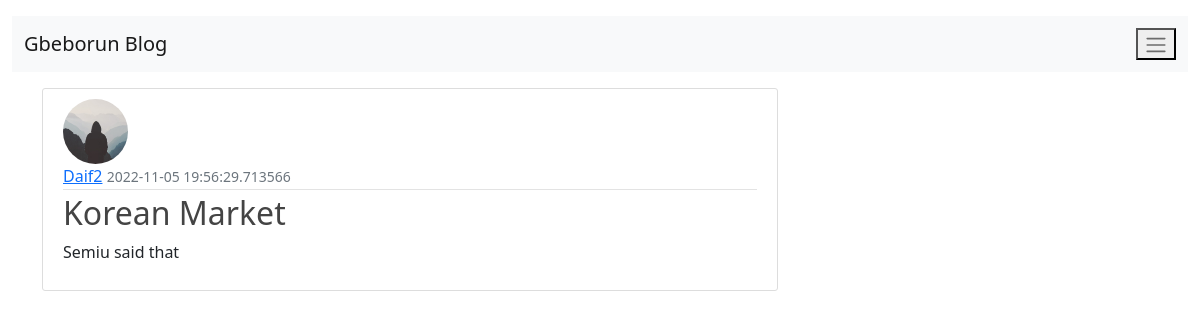
Screenshot of /post/2 with the database file from the repository.
### project/models.py (models this page shows, shortened)
class User(db.Model, UserMixin):
    id = db.Column(db.Integer(), primary_key=True)
    username = db.Column(db.String(20), unique=True, nullable=False)
    email = db.Column(db.String(120), unique=True, nullable=False)
    image_file = db.Column(db.String(20), nullable=False, default="default.jpg")
    password = db.Column(db.String(60), nullable=False)
    news = db.relationship("News", backref="author", lazy=True)

class News(db.Model):
    id = db.Column(db.Integer(), primary_key=True)
    title = db.Column(db.String(100), nullable=False)
    date_posted = db.Column(db.String(), nullable=False, default=datetime.utcnow)
    content = db.Column(db.Text, nullable=False)
    user_id = db.Column(db.Integer(), db.ForeignKey("user.id"), nullable=False)

### project/routes.py (the view)
@app.route("/post/<int:post_id>")
def post(post_id):
    post = News.query.get_or_404(post_id)
    return render_template("news.html", new=post)

### project/templates/news.html (shortened to what this page needs)
{% extends 'base.html' %}
{% block content %}
    <article class="media content-section">
        <img src="{{ url_for('static', filename='profile_pics/' + new.author.image_file) }}" class="rounded-circle article-img" alt="">
        <div class="media-body">
        <div class="article-metadata">
            <a class="mr-2" href="{{ url_for('user_posts', username=new.author.username) }}">{{ new.author.username }}</a>
            <small class="text-muted">{{ new.date_posted }}</small>
        </div>
        <h2 class="article-title">{{ new.title }}</a></h2>
        <p class="article-content">{{ new.content }}</p>
        </div>
    </article>
{% endblock %}

### project/static/main.css (style rules this page uses)
body { background: #fafafa; color: #333333; margin-top: 5rem; }
h1, h2, h3, h4, h5, h6 { color: #444444; }
.content-section { background: #ffffff; padding: 10px 20px; border: 1px solid #dddddd; border-radius: 3px; margin-bottom: 20px; }
.article-title { color: #444444; }
.article-content { white-space: pre-line; }
.article-img { height: 65px; width: 65px; margin-right: 16px; }
.article-metadata { padding-bottom: 1px; margin-bottom: 4px; border-bottom: 1px solid #e3e3e3 }

### rows the page displays
User: image_file (placeholder picture), author.username "Daif2"
News: date_posted "2022-11-05 19:56:29.713566", title "Korean Market", content "Semiu said that"
